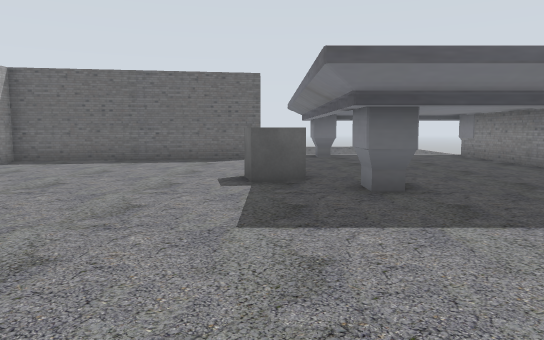
[1] (above)

16 first-person views from a walk through a world built for the Gazebo simulator. The camera is 0.94 m above the floor, tilts 6° down and sees 70° across. The floor is counted in squares, 1 m on a side. Each view is taken from the middle of a square. On the plan, view 1 faces up. The plan holds only what a view shows up to about 13 squares ahead; the rest is blank.

[2]
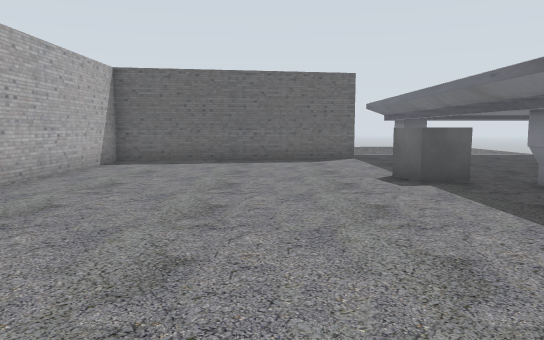

[3]
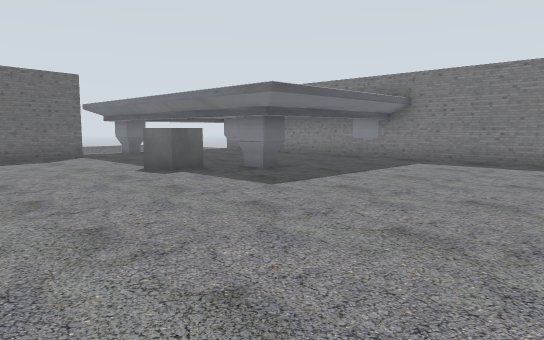

[4]
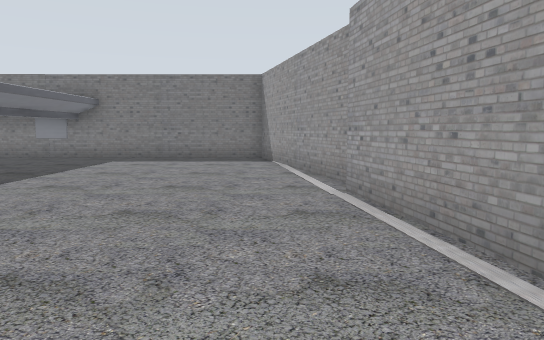

[5]
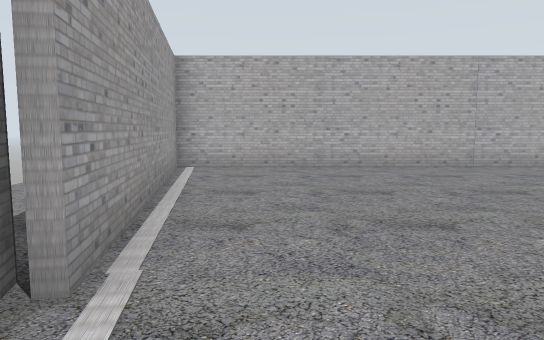

[6]
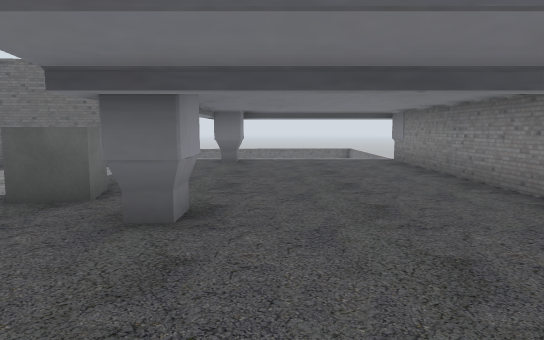

[7]
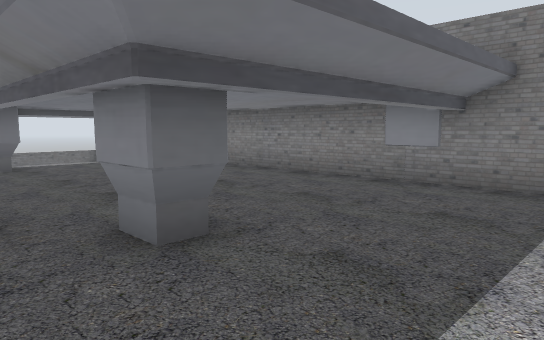

[8]
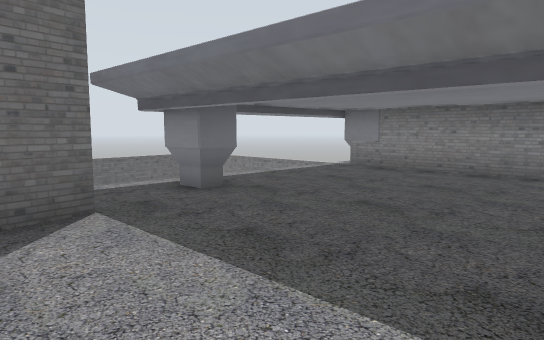

[9]
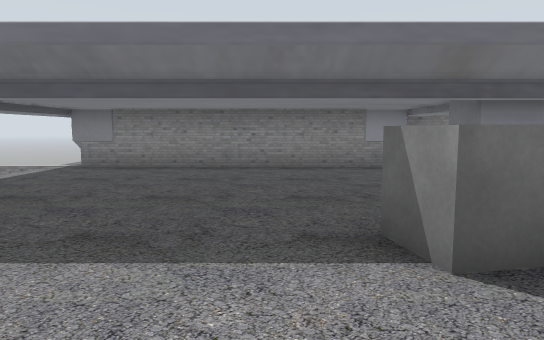

[10]
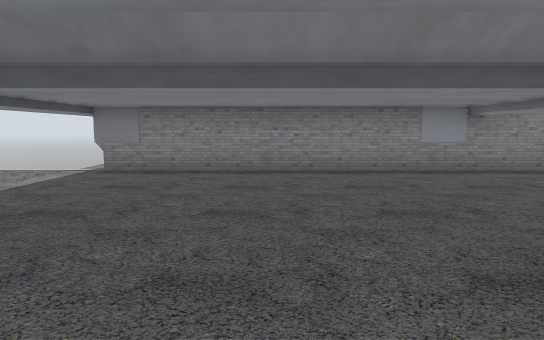

[11]
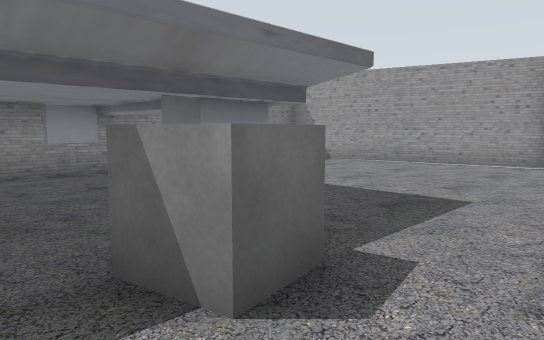

[12]
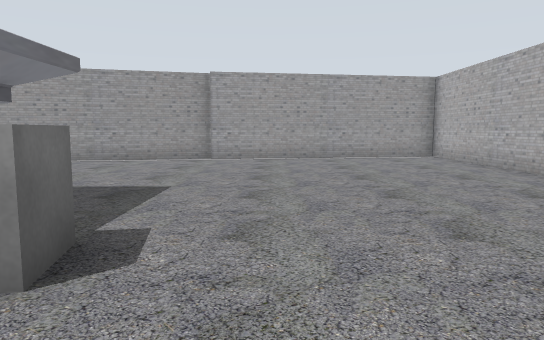

[13]
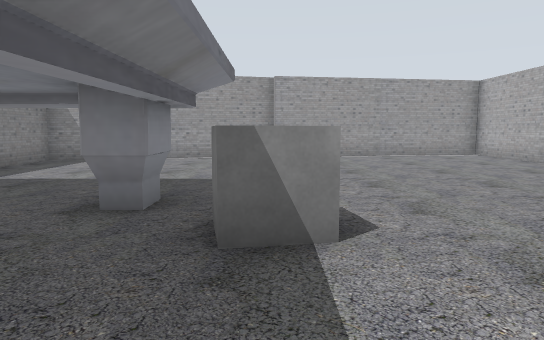

[14]
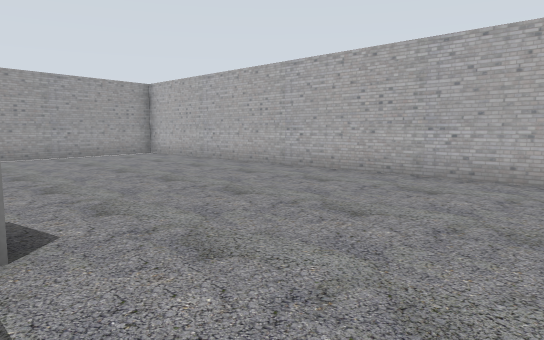

[15]
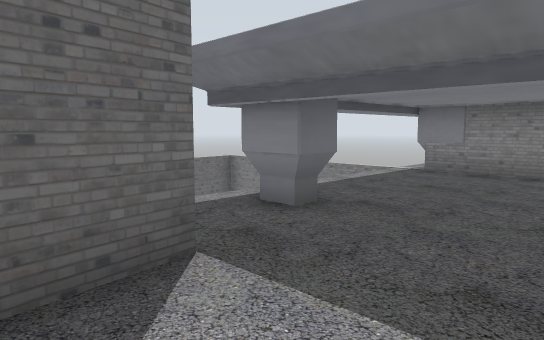

[16]
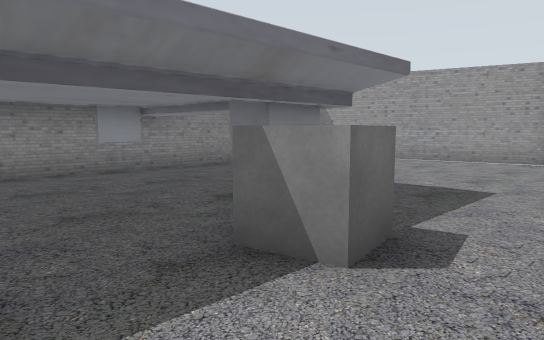

### Floor plan
Key: @ floor where view 1 was taken; # wall or solid block; . floor; T marble table; B grey box.
Columns run from 8 left of view 1 to 7 right of it. Each row starts with its distance up from view 1.
 15          T
 14         .TTTTTTT
 13         .TTTTTTT
 12  #######.TTTTTTT
 11 ##.......TTTTTTT
 10 #........TTTTTTT
  9 #........TTTTTTT
  8 #.......BTTTTTTT
  7 #.......BBTTTTTT
  6 #........TTTTTTT
  5 #........TTTTTTT
  4 #..............#
  3 #..............#
  2 #..............#
  1 #..............#
  0 #.......@......#
 -1 #...........####
 -2 #.....#######
 -3 #######..
 -4      ..

Positions as (right, up) in squares from view 1, and headings:
1: (0, 0), facing up
2: (-3, 0), facing up
3: (-5, -1), facing up-right
4: (-6, -1), facing right
5: (2, -1), facing left
6: (3, 2), facing up
7: (0, 3), facing up-right
8: (-2, 8), facing up-right
9: (-3, 9), facing right
10: (-2, 10), facing right
11: (-2, 9), facing down-right
12: (-2, 10), facing down
13: (0, 11), facing down
14: (0, 11), facing down-left
15: (-2, 10), facing up-right
16: (-2, 10), facing down-right
